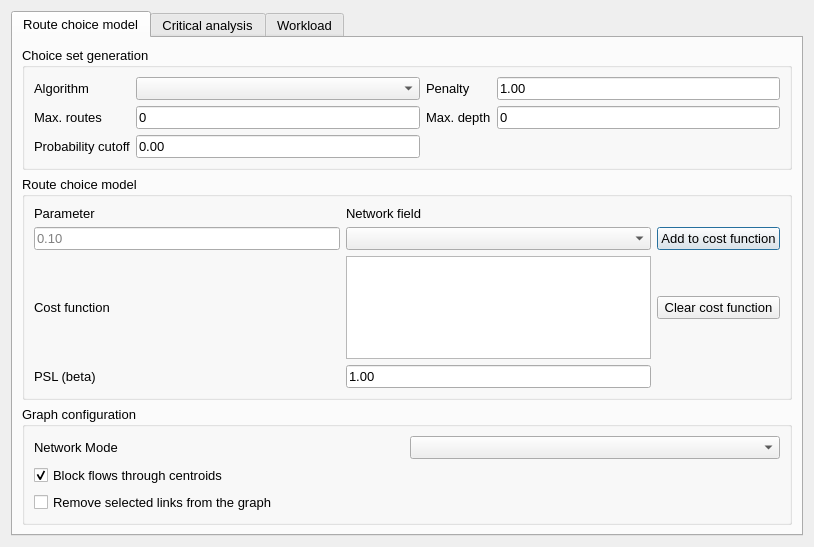
<?xml version="1.0" encoding="UTF-8"?>
<ui version="4.0">
 <class>RouteChoice</class>
 <widget class="QDialog" name="RouteChoice">
  <property name="geometry">
   <rect>
    <x>0</x>
    <y>0</y>
    <width>814</width>
    <height>547</height>
   </rect>
  </property>
  <property name="windowTitle">
   <string>AequilibraE - Route Choice</string>
  </property>
  <layout class="QGridLayout" name="gridLayout_9">
   <item row="0" column="0">
    <widget class="QTabWidget" name="tabWidget">
     <property name="font">
      <font>
       <pointsize>10</pointsize>
      </font>
     </property>
     <property name="currentIndex">
      <number>0</number>
     </property>
     <widget class="QWidget" name="tab_route_choice_model">
      <attribute name="title">
       <string>Route choice model</string>
      </attribute>
      <layout class="QVBoxLayout" name="verticalLayout">
       <item>
        <widget class="QGroupBox" name="grid_choice_set">
         <property name="title">
          <string>Choice set generation</string>
         </property>
         <layout class="QGridLayout" name="gridLayout_4">
          <item row="0" column="2">
           <widget class="QLabel" name="label_12">
            <property name="text">
             <string>Penalty</string>
            </property>
           </widget>
          </item>
          <item row="2" column="0">
           <widget class="QLabel" name="label_15">
            <property name="text">
             <string>Probability cutoff</string>
            </property>
           </widget>
          </item>
          <item row="2" column="1">
           <widget class="QLineEdit" name="ln_cutoff">
            <property name="text">
             <string>0.00</string>
            </property>
           </widget>
          </item>
          <item row="1" column="3">
           <widget class="QLineEdit" name="max_depth">
            <property name="text">
             <string>0</string>
            </property>
            <property name="placeholderText">
             <string/>
            </property>
           </widget>
          </item>
          <item row="0" column="3">
           <widget class="QLineEdit" name="penalty">
            <property name="text">
             <string>1.00</string>
            </property>
            <property name="placeholderText">
             <string>1.01</string>
            </property>
           </widget>
          </item>
          <item row="1" column="0">
           <widget class="QLabel" name="label_13">
            <property name="text">
             <string>Max. routes</string>
            </property>
           </widget>
          </item>
          <item row="0" column="0">
           <widget class="QLabel" name="label_11">
            <property name="text">
             <string>Algorithm</string>
            </property>
           </widget>
          </item>
          <item row="1" column="1">
           <widget class="QLineEdit" name="max_routes">
            <property name="text">
             <string>0</string>
            </property>
            <property name="placeholderText">
             <string/>
            </property>
           </widget>
          </item>
          <item row="1" column="2">
           <widget class="QLabel" name="label_14">
            <property name="text">
             <string>Max. depth</string>
            </property>
           </widget>
          </item>
          <item row="0" column="1">
           <widget class="QComboBox" name="cob_algo"/>
          </item>
         </layout>
        </widget>
       </item>
       <item>
        <widget class="QGroupBox" name="grid_choice_model">
         <property name="title">
          <string>Route choice model</string>
         </property>
         <layout class="QGridLayout" name="gridLayout_3">
          <item row="4" column="0">
           <widget class="QLabel" name="label_18">
            <property name="text">
             <string>Cost function</string>
            </property>
           </widget>
          </item>
          <item row="3" column="1">
           <widget class="QComboBox" name="cob_net_field"/>
          </item>
          <item row="3" column="0">
           <widget class="QLineEdit" name="ln_parameter">
            <property name="placeholderText">
             <string>0.10</string>
            </property>
           </widget>
          </item>
          <item row="5" column="1">
           <widget class="QLineEdit" name="ln_psl">
            <property name="text">
             <string>1.00</string>
            </property>
           </widget>
          </item>
          <item row="3" column="2">
           <widget class="QPushButton" name="but_add_to_cost">
            <property name="text">
             <string>Add to cost function</string>
            </property>
           </widget>
          </item>
          <item row="5" column="0">
           <widget class="QLabel" name="label_19">
            <property name="text">
             <string>PSL (beta)</string>
            </property>
           </widget>
          </item>
          <item row="2" column="1">
           <widget class="QLabel" name="label_17">
            <property name="text">
             <string>Network field</string>
            </property>
           </widget>
          </item>
          <item row="4" column="2">
           <widget class="QPushButton" name="but_clear_cost">
            <property name="text">
             <string>Clear cost function</string>
            </property>
           </widget>
          </item>
          <item row="2" column="0">
           <widget class="QLabel" name="label_16">
            <property name="text">
             <string>Parameter</string>
            </property>
           </widget>
          </item>
          <item row="4" column="1">
           <widget class="QTextEdit" name="txt_cost_func">
            <property name="acceptDrops">
             <bool>false</bool>
            </property>
            <property name="readOnly">
             <bool>true</bool>
            </property>
           </widget>
          </item>
         </layout>
        </widget>
       </item>
       <item>
        <widget class="QGroupBox" name="grid_graph">
         <property name="title">
          <string>Graph configuration</string>
         </property>
         <layout class="QGridLayout" name="gridLayout_5">
          <item row="2" column="0">
           <widget class="QCheckBox" name="chb_check_centroids">
            <property name="text">
             <string>Block flows through centroids</string>
            </property>
            <property name="checked">
             <bool>true</bool>
            </property>
           </widget>
          </item>
          <item row="0" column="0">
           <widget class="QLabel" name="label_110">
            <property name="text">
             <string>Network Mode</string>
            </property>
           </widget>
          </item>
          <item row="3" column="0">
           <widget class="QCheckBox" name="chb_chosen_links">
            <property name="text">
             <string>Remove selected links from the graph</string>
            </property>
           </widget>
          </item>
          <item row="0" column="1">
           <widget class="QComboBox" name="cob_mode"/>
          </item>
         </layout>
        </widget>
       </item>
      </layout>
     </widget>
     <widget class="QWidget" name="tabl_critical_analysis">
      <attribute name="title">
       <string>Critical analysis</string>
      </attribute>
      <layout class="QGridLayout" name="gridLayout_10">
       <item row="0" column="0">
        <widget class="QGroupBox" name="box_select_link_analysis">
         <property name="title">
          <string>Select link analysis</string>
         </property>
         <layout class="QGridLayout" name="gridLayout">
          <item row="2" column="1" colspan="2">
           <widget class="QComboBox" name="cob_direction"/>
          </item>
          <item row="1" column="0">
           <widget class="QLabel" name="label_21">
            <property name="text">
             <string>Query name</string>
            </property>
           </widget>
          </item>
          <item row="1" column="1" colspan="2">
           <widget class="QLineEdit" name="ln_qry_name">
            <property name="placeholderText">
             <string>query_name</string>
            </property>
           </widget>
          </item>
          <item row="4" column="0">
           <widget class="QPushButton" name="but_add_qry">
            <property name="text">
             <string>Add to query</string>
            </property>
           </widget>
          </item>
          <item row="4" column="1">
           <widget class="QPushButton" name="but_save_qry">
            <property name="text">
             <string>Save query</string>
            </property>
           </widget>
          </item>
          <item row="3" column="1" colspan="2">
           <widget class="QLineEdit" name="ln_link_id">
            <property name="placeholderText">
             <string>12345</string>
            </property>
           </widget>
          </item>
          <item row="3" column="0">
           <widget class="QLabel" name="label_23">
            <property name="text">
             <string>Link ID</string>
            </property>
           </widget>
          </item>
          <item row="5" column="0" colspan="3">
           <widget class="QGroupBox" name="gridGroupBox">
            <property name="title">
             <string>Outputs</string>
            </property>
            <layout class="QGridLayout" name="gridLayout_8">
             <item row="1" column="0">
              <widget class="QCheckBox" name="chb_save_matrix">
               <property name="text">
                <string>Save select link matrices</string>
               </property>
               <property name="checked">
                <bool>true</bool>
               </property>
              </widget>
             </item>
             <item row="1" column="1">
              <widget class="QCheckBox" name="chb_save_result">
               <property name="text">
                <string>Save select link results</string>
               </property>
               <property name="checked">
                <bool>true</bool>
               </property>
              </widget>
             </item>
             <item row="0" column="0" colspan="2">
              <widget class="QLineEdit" name="ln_mat_name">
               <property name="placeholderText">
                <string>output_name</string>
               </property>
              </widget>
             </item>
            </layout>
           </widget>
          </item>
          <item row="2" column="0">
           <widget class="QLabel" name="label_22">
            <property name="text">
             <string>Direction</string>
            </property>
           </widget>
          </item>
          <item row="0" column="0">
           <widget class="QCheckBox" name="chb_set_select_link">
            <property name="text">
             <string>Set select link analysis</string>
            </property>
           </widget>
          </item>
          <item row="4" column="2">
           <widget class="QPushButton" name="but_clear_qry">
            <property name="text">
             <string>Clear</string>
            </property>
           </widget>
          </item>
          <item row="6" column="0" colspan="3">
           <widget class="QTableWidget" name="tbl_selected_links">
            <column>
             <property name="text">
              <string>Links</string>
             </property>
            </column>
            <column>
             <property name="text">
              <string>Query name</string>
             </property>
            </column>
           </widget>
          </item>
         </layout>
        </widget>
       </item>
       <item row="0" column="1">
        <widget class="QGroupBox" name="box_sub_area">
         <property name="title">
          <string>Sub-area analysis</string>
         </property>
         <layout class="QGridLayout" name="gridLayout_6">
          <item row="3" column="0">
           <spacer name="verticalSpacer_2">
            <property name="orientation">
             <enum>Qt::Vertical</enum>
            </property>
            <property name="sizeHint" stdset="0">
             <size>
              <width>20</width>
              <height>40</height>
             </size>
            </property>
           </spacer>
          </item>
          <item row="1" column="1" colspan="2">
           <widget class="QgsMapLayerComboBox" name="cob_zoning_layer"/>
          </item>
          <item row="0" column="0">
           <widget class="QCheckBox" name="chb_set_sub_area">
            <property name="text">
             <string>Set sub-area analysis</string>
            </property>
           </widget>
          </item>
          <item row="1" column="0">
           <widget class="QLabel" name="label_24">
            <property name="text">
             <string>Zoning layer</string>
            </property>
           </widget>
          </item>
          <item row="2" column="1">
           <widget class="QCheckBox" name="chb_selected_zones">
            <property name="text">
             <string>Selected features only</string>
            </property>
           </widget>
          </item>
         </layout>
        </widget>
       </item>
      </layout>
     </widget>
     <widget class="QWidget" name="tab_workload">
      <attribute name="title">
       <string>Workload</string>
      </attribute>
      <layout class="QVBoxLayout" name="verticalLayout_3">
       <item>
        <widget class="QGroupBox" name="box_visualize">
         <property name="title">
          <string>Execute single</string>
         </property>
         <layout class="QGridLayout" name="gridLayout_1">
          <item row="1" column="0">
           <widget class="QLabel" name="label_33">
            <property name="text">
             <string>Demand</string>
            </property>
           </widget>
          </item>
          <item row="0" column="3">
           <widget class="QLineEdit" name="node_to">
            <property name="placeholderText">
             <string>98765</string>
            </property>
           </widget>
          </item>
          <item row="0" column="1">
           <widget class="QLineEdit" name="node_from">
            <property name="placeholderText">
             <string>12345</string>
            </property>
           </widget>
          </item>
          <item row="0" column="4">
           <widget class="QPushButton" name="but_visualize">
            <property name="minimumSize">
             <size>
              <width>120</width>
              <height>0</height>
             </size>
            </property>
            <property name="text">
             <string>Visualize</string>
            </property>
           </widget>
          </item>
          <item row="0" column="0">
           <widget class="QLabel" name="label_31">
            <property name="text">
             <string>Origin node ID</string>
            </property>
           </widget>
          </item>
          <item row="0" column="2">
           <widget class="QLabel" name="label_32">
            <property name="text">
             <string>Destination node ID</string>
            </property>
           </widget>
          </item>
          <item row="1" column="1">
           <widget class="QLineEdit" name="ln_demand">
            <property name="accessibleName">
             <string/>
            </property>
            <property name="text">
             <string>1.0</string>
            </property>
           </widget>
          </item>
         </layout>
        </widget>
       </item>
       <item>
        <widget class="QGroupBox" name="box_demand">
         <property name="title">
          <string>Matrix</string>
         </property>
         <layout class="QGridLayout" name="gridLayout_2">
          <item row="4" column="0">
           <widget class="QCheckBox" name="chb_save_choice_set">
            <property name="text">
             <string>Save route choice set results</string>
            </property>
           </widget>
          </item>
          <item row="1" column="1" alignment="Qt::AlignHCenter">
           <widget class="QCheckBox" name="chb_use_all_matrices">
            <property name="minimumSize">
             <size>
              <width>0</width>
              <height>0</height>
             </size>
            </property>
            <property name="layoutDirection">
             <enum>Qt::LeftToRight</enum>
            </property>
            <property name="text">
             <string>Use all</string>
            </property>
            <property name="checked">
             <bool>true</bool>
            </property>
           </widget>
          </item>
          <item row="1" column="0">
           <widget class="QComboBox" name="cob_matrices"/>
          </item>
          <item row="3" column="0" colspan="3">
           <widget class="QTableWidget" name="tbl_array_cores">
            <column>
             <property name="text">
              <string>Matrix core</string>
             </property>
            </column>
            <column>
             <property name="text">
              <string>Use?</string>
             </property>
            </column>
           </widget>
          </item>
          <item row="4" column="1">
           <widget class="QPushButton" name="but_build_and_save">
            <property name="text">
             <string>Build choice sets only</string>
            </property>
           </widget>
          </item>
          <item row="4" column="2">
           <widget class="QPushButton" name="but_perform_assig">
            <property name="text">
             <string>Perform assignment</string>
            </property>
           </widget>
          </item>
         </layout>
        </widget>
       </item>
       <item>
        <spacer name="verticalSpacer">
         <property name="orientation">
          <enum>Qt::Vertical</enum>
         </property>
         <property name="sizeHint" stdset="0">
          <size>
           <width>20</width>
           <height>40</height>
          </size>
         </property>
        </spacer>
       </item>
      </layout>
     </widget>
    </widget>
   </item>
  </layout>
 </widget>
 <customwidgets>
  <customwidget>
   <class>QgsMapLayerComboBox</class>
   <extends>QComboBox</extends>
   <header>qgsmaplayercombobox.h</header>
  </customwidget>
 </customwidgets>
 <resources/>
 <connections/>
</ui>
